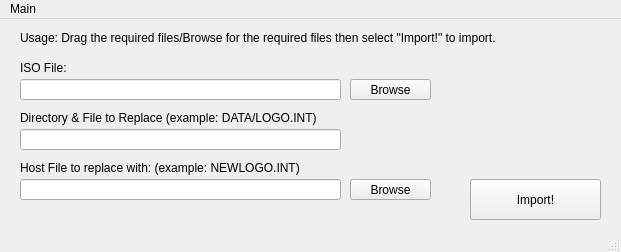
<?xml version="1.0" encoding="UTF-8"?>
<ui version="4.0">
 <class>Window</class>
 <widget class="QMainWindow" name="Window">
  <property name="geometry">
   <rect>
    <x>0</x>
    <y>0</y>
    <width>621</width>
    <height>252</height>
   </rect>
  </property>
  <property name="minimumSize">
   <size>
    <width>621</width>
    <height>252</height>
   </size>
  </property>
  <property name="maximumSize">
   <size>
    <width>621</width>
    <height>252</height>
   </size>
  </property>
  <property name="windowTitle">
   <string>isomod-GUI</string>
  </property>
  <widget class="QWidget" name="centralwidget">
   <widget class="QPushButton" name="ISOBrowse">
    <property name="geometry">
     <rect>
      <x>350</x>
      <y>60</y>
      <width>81</width>
      <height>21</height>
     </rect>
    </property>
    <property name="text">
     <string>Browse</string>
    </property>
   </widget>
   <widget class="QPushButton" name="replaceBrowse">
    <property name="geometry">
     <rect>
      <x>350</x>
      <y>160</y>
      <width>81</width>
      <height>21</height>
     </rect>
    </property>
    <property name="text">
     <string>Browse</string>
    </property>
   </widget>
   <widget class="QPushButton" name="importButton">
    <property name="geometry">
     <rect>
      <x>470</x>
      <y>160</y>
      <width>131</width>
      <height>41</height>
     </rect>
    </property>
    <property name="text">
     <string>Import!</string>
    </property>
   </widget>
   <widget class="QLineEdit" name="ISOLabel">
    <property name="geometry">
     <rect>
      <x>20</x>
      <y>60</y>
      <width>321</width>
      <height>21</height>
     </rect>
    </property>
    <property name="text">
     <string/>
    </property>
   </widget>
   <widget class="QLineEdit" name="DirLabel">
    <property name="geometry">
     <rect>
      <x>20</x>
      <y>110</y>
      <width>321</width>
      <height>21</height>
     </rect>
    </property>
    <property name="text">
     <string/>
    </property>
   </widget>
   <widget class="QLineEdit" name="ReplacementLabel">
    <property name="geometry">
     <rect>
      <x>20</x>
      <y>160</y>
      <width>321</width>
      <height>21</height>
     </rect>
    </property>
    <property name="text">
     <string/>
    </property>
   </widget>
   <widget class="QLabel" name="usageLabel">
    <property name="geometry">
     <rect>
      <x>20</x>
      <y>10</y>
      <width>591</width>
      <height>18</height>
     </rect>
    </property>
    <property name="text">
     <string>Usage: Drag the required files/Browse for the required files then select &quot;Import!&quot; to import.</string>
    </property>
   </widget>
   <widget class="QLabel" name="isoFileLabel">
    <property name="geometry">
     <rect>
      <x>20</x>
      <y>40</y>
      <width>321</width>
      <height>18</height>
     </rect>
    </property>
    <property name="text">
     <string>ISO File:</string>
    </property>
   </widget>
   <widget class="QLabel" name="dirFileLabel">
    <property name="geometry">
     <rect>
      <x>20</x>
      <y>90</y>
      <width>331</width>
      <height>18</height>
     </rect>
    </property>
    <property name="text">
     <string>Directory &amp; File to Replace (example: DATA/LOGO.INT)</string>
    </property>
   </widget>
   <widget class="QLabel" name="hostFileLabel">
    <property name="geometry">
     <rect>
      <x>20</x>
      <y>140</y>
      <width>331</width>
      <height>18</height>
     </rect>
    </property>
    <property name="text">
     <string>Host File to replace with: (example: NEWLOGO.INT)</string>
    </property>
   </widget>
  </widget>
  <widget class="QMenuBar" name="menubar">
   <property name="geometry">
    <rect>
     <x>0</x>
     <y>0</y>
     <width>621</width>
     <height>19</height>
    </rect>
   </property>
   <widget class="QMenu" name="menuMain">
    <property name="title">
     <string>Main</string>
    </property>
    <addaction name="actionConsole"/>
    <addaction name="separator"/>
    <addaction name="actionExit"/>
   </widget>
   <addaction name="menuMain"/>
  </widget>
  <widget class="QStatusBar" name="statusbar"/>
  <action name="actionExit">
   <property name="text">
    <string>Exit</string>
   </property>
  </action>
  <action name="actionConsole">
   <property name="text">
    <string>Console</string>
   </property>
  </action>
 </widget>
 <resources/>
 <connections/>
</ui>
